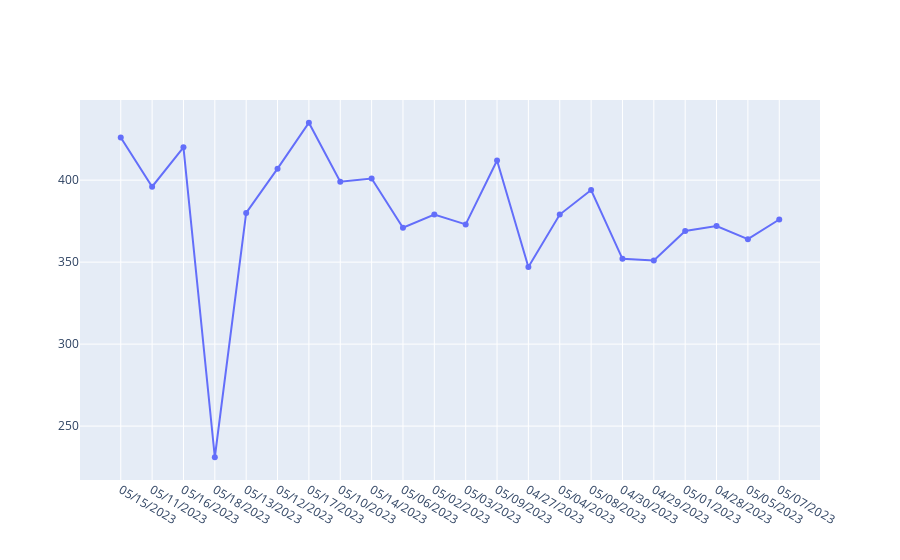

Write notebook code for a chart like this one.
### Code cell
# What does the daily user activity look like?
indices = [x for x in unique_users_daily_freq.keys()]
values = [x for x in unique_users_daily_freq.values()]

fig = go.Figure()

# Add traces
fig.add_trace(go.Scatter(x = indices, y = values,
                         mode = 'lines+markers'
                         )

)

fig.show()

### Figure 1 — Plotly figure (JSON) as saved in the notebook; plotly's stock layout.template omitted (floating-point values rounded to 4 significant figures)
{"data": [{"mode": "lines+markers", "type": "scatter", "x": ["05/15/2023", "05/11/2023", "05/16/2023", "05/18/2023", "05/13/2023", "05/12/2023", "05/17/2023", "05/10/2023", "05/14/2023", "05/06/2023", "05/02/2023", "05/03/2023", "05/09/2023", "04/27/2023", "05/04/2023", "05/08/2023", "04/30/2023", "04/29/2023", "05/01/2023", "04/28/2023", "05/05/2023", "05/07/2023"], "y": [426, 396, 420, 231, 380, 407, 435, 399, 401, 371, 379, 373, 412, 347, 379, 394, 352, 351, 369, 372, 364, 376]}], "layout": {}}
